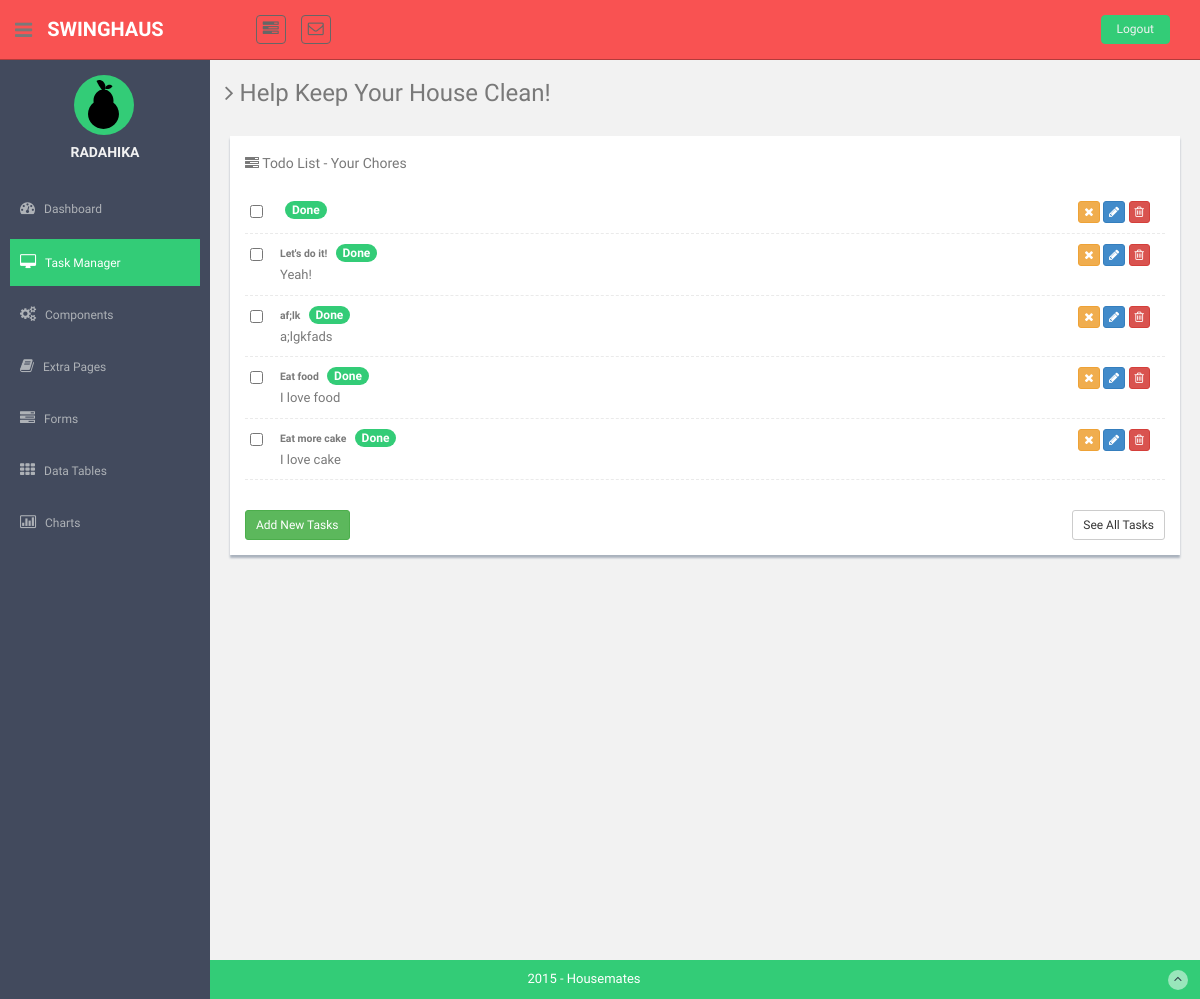
The app's page /chores (signed in), older data.
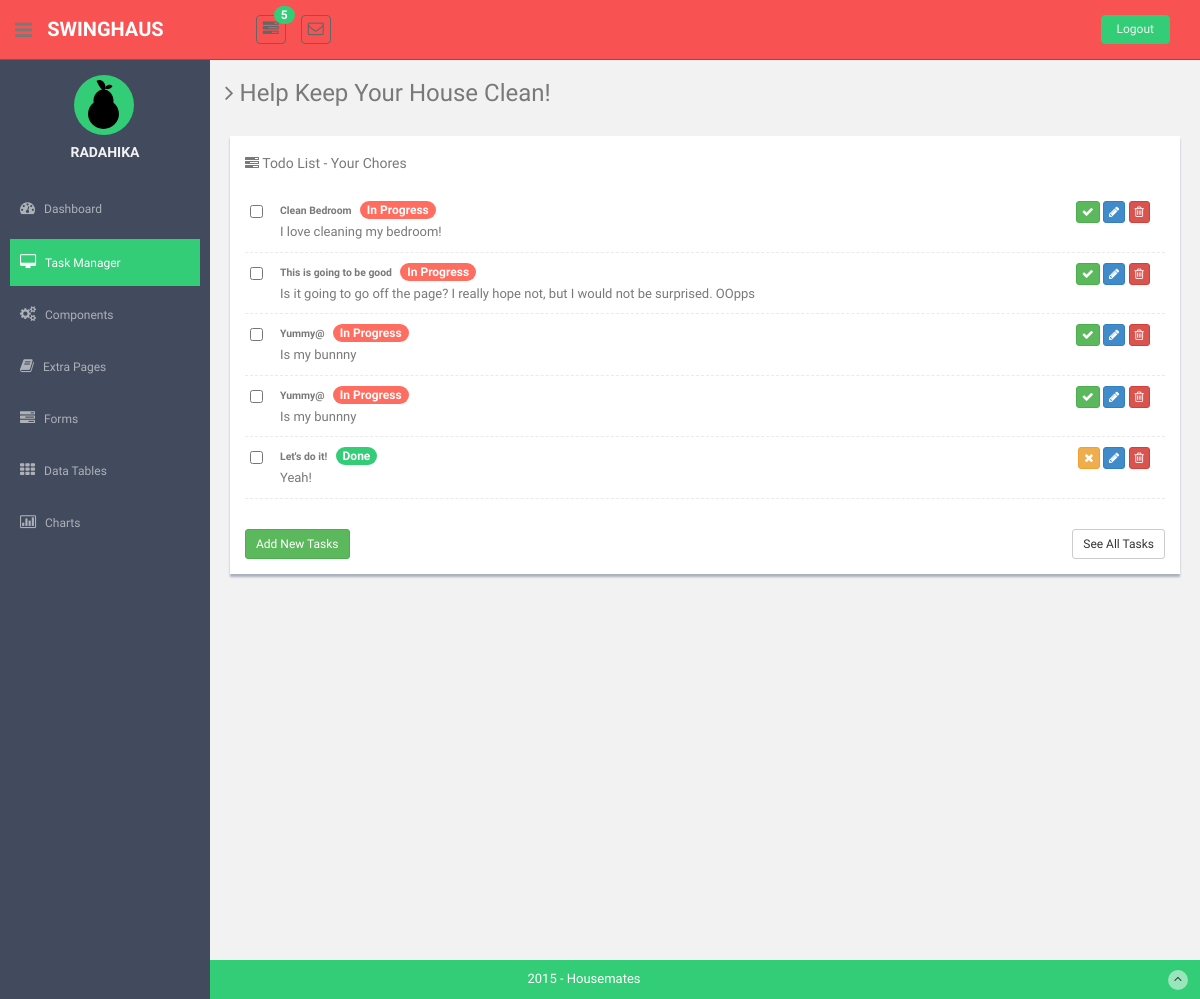
The same page, newer data.
### app/models.py (models this page shows, shortened)
class House(db.Model):
    __tablename__ = 'house'
    id = db.Column(db.Integer, primary_key=True)
    housename = db.Column(db.String(64), index=True, unique=True)
    password_hash = db.Column(db.String(128))
    users = db.relationship('User', backref='home', lazy='dynamic')
    chores = db.relationship('Chore', backref='home', lazy='dynamic')
    events = db.relationship('Event', backref='home', lazy='dynamic')
    messages = db.relationship('Message', backref='home', lazy='dynamic')

class User(db.Model):
    __tablename__ = 'user'
    id = db.Column(db.Integer, primary_key=True)
    username  = db.Column(db.String(64), index=True, unique=True)
    password_hash = db.Column(db.String(128))
    token = db.Column(db.String(128))
    email = db.Column(db.String(120), index=True, unique=True)
    phone_number = db.Column(db.String(10))
    house_id = db.Column(db.Integer, db.ForeignKey('house.id'))
    chores = db.relationship('Chore', backref='author', lazy='dynamic')
    messages = db.relationship('Message', backref='Message.sender_id', primaryjoin='User.id==Message.receiver_id', lazy='dynamic')
    def get_housename(self):
        return str(self.home.housename)
    def uncompleted_chore_count(self):
        chores = self.chores.all()
        count = 0
        for chore in chores:
            if not chore.status:
                count += 1
        return count
    def sorted_chores(self):
        return self.chores.order_by(Chore.timestamp.desc())
    def chore_size(self, chore):
        return len(chore.description)
    def unread_messages(self):
        unread = 0
        for m in self.messages:
            if not m.read:
                unread += 1
        return unread

class Chore(db.Model):
    __tablename__ = 'chore'
    id = db.Column(db.Integer, primary_key = True)
    title = db.Column(db.String(64))
    description = db.Column(db.String(140))
    status = db.Column(db.Boolean, default=False) #Initalize all chores as incompleted
    timestamp = db.Column(db.DateTime)
    house_id = db.Column(db.Integer, db.ForeignKey('house.id'))
    user_id = db.Column(db.Integer, db.ForeignKey('user.id'))
    def get_status(self):
        if self.status:
            return 'Done'
        return 'In Progress'

### app/views.py (the view)
@app.route('/chores', methods=['GET', 'POST'])
@app.route('/chores/<int:page>', methods=['GET', 'POST'])
@login_required
def chores(page=1):
    user = g.user
    messages = user.messages.paginate(page, MESSAGES_PER_PAGE, False)
    chores = user.sorted_chores().paginate(page, CHORES_PER_PAGE, False)
    return render_template('chores.html',
                            title='Chores',
                            user=user,
                            messages=messages,
                            chores=chores)

### app/views.py (called while the page is built)
@lm.user_loader
def load_user(id):
    return User.query.get(int(id))

@app.before_request
def before_request():
    g.user = current_user

### app/templates/chores.html (shortened to what this page needs)
        {% extends "base.html" %}
        {% block content %}
        <h3><i class="fa fa-angle-right"></i> Help Keep Your House Clean!</h3>
              <div class="row mt">
                  <div class="col-md-12">
                      <section class="task-panel tasks-widget">
	                	<div class="panel-heading">
	                        <div class="pull-left"><h5><i class="fa fa-tasks"></i> Todo List - Your Chores</h5></div>
	                        <br>
	                 	</div>
                          <div class="panel-body">
                              <div class="task-content">
                                  <ul class="task-list">
                                    {% for chore in chores.items %}
                                    <li data-choreid="{{ chore.id }}">
                                          <div class="task-checkbox">
                                              <input type="checkbox" class="list-child" value=""  />
                                          </div>
                                          <div class="task-title">
                                            <span class="task-title-sp"><b>{{ chore.title }}</b></span>
                                            {% if chore.get_status() == "Done" %}
                                                <span class="badge bg-theme" id="{{ chore.id }}" >{{ chore.get_status() }}</span>
                                                <div class="pull-right hidden-phone">
                                                  <button class="btn btn-warning btn-xs check" data-choreid="{{ chore.id }}" id="check{{ chore.id }}"><i id="fa{{ chore.id }}" class="fa fa-times"></i></button>
                                            {% else %}
                                                <span class="badge bg-important" id="{{ chore.id }}" >{{ chore.get_status() }}</span>
                                                <div class="pull-right hidden-phone">
                                                  <button class="btn btn-success btn-xs check" data-choreid="{{ chore.id }}" id="check{{ chore.id }}"><i id="fa{{ chore.id }}" class="fa fa-check"></i></button>
                                            {% endif %}
                                                  <button class="btn btn-primary btn-xs edit" data-choreid="{{ chore.id }}"><i class="fa fa-pencil"></i></button>
                                                  <button class="btn btn-danger btn-xs delete" data-choreid="{{ chore.id }}"><i class="fa fa-trash-o "></i></button>
                                              </div>
                                          </div>
                                          <div class="task-description">
                                            <span class="task-desciption-sp">{{ chore.description }}</span>
                                          </div>
                                      </li>
                                      {% endfor %}
                                    </ul>
                              </div>
                              <div class=" add-task-row">
                                  <a data-bind="click: beginAdd" class="btn btn-success btn-sm pull-left" href="#" data-toggle="modal" data-target="#basicModal">Add New Tasks</a>
                                  <a class="btn btn-default btn-sm pull-right" href="todo_list.html#">See All Tasks</a>
                              </div>
                          </div>
                      </section>
                  </div>
                </div>
{% endblock %}

### app/templates/base.html (shortened to what this page needs)
<!DOCTYPE html>
<html lang="en">
  <head>
    <link href="{{ url_for('static', filename='assets/css/bootstrap.css') }}" rel="stylesheet">
    <link href="{{ url_for('static', filename='assets/font-awesome/css/font-awesome.css') }}" rel="stylesheet" />
    <link href="{{ url_for('static', filename='assets/css/style.css') }}" rel="stylesheet">
    <link href="{{ url_for('static', filename='assets/css/style-responsive.css') }}" rel="stylesheet">
    <link href="{{ url_for('static', filename='css/home_style.css') }}" rel="stylesheet">
    <link rel="stylesheet" href="{{ url_for('static', filename='assets/css/to-do.css') }}">
    <link rel="stylesheet" type="text/css" href="{{ url_for('static', filename='assets/css/zabuto_calendar.css') }}">
    <link rel="stylesheet" type="text/css" href="{{ url_for('static', filename='assets/js/gritter/css/jquery.gritter.css') }}" />
    <link rel="stylesheet" type="text/css" href="{{ url_for('static', filename='assets/lineicons/style.css') }}">
  </head>
  <body>
  <section id="container" >
      <header class="header black-bg">
              <div class="sidebar-toggle-box">
                  <div class="fa fa-bars tooltips" data-placement="right" data-original-title="Toggle Navigation"></div>
              </div>
            <a href="{{ url_for('index') }}" class="logo"><b>{{ user.get_housename() }}</b></a>
            <div class="nav notify-row" id="top_menu">
                <ul class="nav top-menu">
                    <li class="dropdown">
                        <a data-toggle="dropdown" class="dropdown-toggle" href="#">
                            <i class="fa fa-tasks"></i>
                            {% if user.uncompleted_chore_count() > 0 %}
                            <span class="badge bg-theme" id="inbox_count">
                              {{ user.uncompleted_chore_count() }}
                            </span>
                            {% endif %}
                        </a>
                    </li>
                    <li id="header_inbox_bar" class="dropdown">
                        <a data-toggle="dropdown" class="dropdown-toggle" href="#">
                            <i class="fa fa-envelope-o" id="badge"></i>
                        </a>
                    </li>
                </ul>
            </div>
            <div class="top-menu">
            	<ul class="nav pull-right top-menu">
                <li><a class="logout" href="{{ url_for('logout') }}">Logout</a></li>
            	</ul>
            </div>
        </header>
      <aside>
          <div id="sidebar"  class="nav-collapse ">
              <ul class="sidebar-menu" id="nav-accordion">
                <p class="centered"><a class='user'href="{{ url_for('user', username=g.user.username) }}"><img src="{{ url_for('static', filename='images/pear.svg') }}" alt="profile"></a></p>
              	  <h5 class="centered">{{ user.username.upper() }}</h5>
                  <li class="mt">
                  <a href="{{ url_for('index') }}">
                          <i class="fa fa-dashboard"></i>
                          <span>Dashboard</span>
                      </a>
                  </li>
                  <li class="sub-menu">
                      <a class="active" href="javascript:;" >
                          <i class="fa fa-desktop"></i>
                          <span>Task Manager</span>
                      </a>
                  </li>
                  <li class="sub-menu">
                      <a href="javascript:;" >
                          <i class="fa fa-cogs"></i>
                          <span>Components</span>
                      </a>
                  </li>
                  <li class="sub-menu">
                      <a href="javascript:;" >
                          <i class="fa fa-book"></i>
                          <span>Extra Pages</span>
                      </a>
                  </li>
                  <li class="sub-menu">
                      <a href="javascript:;" >
                          <i class="fa fa-tasks"></i>
                          <span>Forms</span>
                      </a>
                  </li>
                  <li class="sub-menu">
                      <a href="javascript:;" >
                          <i class="fa fa-th"></i>
                          <span>Data Tables</span>
                      </a>
                  </li>
                  <li class="sub-menu">
                      <a href="javascript:;" >
                          <i class=" fa fa-bar-chart-o"></i>
                          <span>Charts</span>
                      </a>
                  </li>
              </ul>
          </div>
      </aside>
      <section id="main-content">
          <section class="wrapper site-min-height">
            {% block content %}
            {% endblock %}
      </section><! --/wrapper -->
      </section>
      <footer class="site-footer">
          <div class="text-center">
              2015 - Housemates
              <a href="#" class="go-top">
                  <i class="fa fa-angle-up"></i>
              </a>
          </div>
      </footer>
  </section>
  </body>
</html>

### app/static/assets/css/style.css (style rules this page uses)
body { color: #797979; background: #f2f2f2; font-family: 'Ruda', sans-serif; padding: 0px !important; margin: 0px !important; font-size:13px; }
ul li { list-style: none; }
a, a:hover, a:focus { text-decoration: none; outline: none; }
#container { width: 100%; height: 100%; }
.bg-theme { background-color: #33cc77; }
.centered { text-align: center; }
.mt { margin-top: 25px; }
ul.top-menu > li > .logout { color: #f2f2f2; font-size: 12px; border-radius: 4px; -webkit-border-radius: 4px; border: 1px solid #33cc77 !important; padding: 5px 15px; margin-right: 15px; background: #33cc77; margin-top: 15px; }
#sidebar { width: 210px; height: 100%; position: fixed; background: #424a5d; }
#sidebar h5 { color: #f2f2f2; font-weight: 700; }
#sidebar ul li { position: relative; }
ul.sidebar-menu , ul.sidebar-menu li ul.sub { margin: -2px 0 0; padding: 0; }
ul.sidebar-menu { margin-top: 75px; }
ul.sidebar-menu li { margin-bottom: 5px; margin-left:10px; margin-right:10px; }
ul.sidebar-menu li.sub-menu { line-height: 15px; }
ul.sidebar-menu li a span { display: inline-block; }
ul.sidebar-menu li a { color: #aeb2b7; text-decoration: none; display: block; padding: 15px 0 15px 10px; font-size: 12px; outline: none; -webkit-transition: all 0.3s ease; -moz-transition: all 0.3s ease; -o-transition: all 0.3s ease; -ms-transition: all 0.3s ease; transition: all 0.3s ease; }
ul.sidebar-menu li a.active, ul.sidebar-menu li a:hover, ul.sidebar-menu li a:focus { background: #33cc77; color: #fff; display: block; -webkit-transition: all 0.3s ease; -moz-transition: all 0.3s ease; -o-transition: all 0.3s ease; -ms-transition: all 0.3s ease; transition: all 0.3s ease; }
ul.sidebar-menu li a i { font-size: 15px; padding-right: 6px; }
ul.sidebar-menu li a.active i { color: #fff; }
#main-content { margin-left: 210px; }
.header, .footer { min-height: 60px; padding: 0 15px; }
.header { position: fixed; left: 0; right: 0; z-index: 1002; }
.black-bg { background: #f95252; border-bottom: 1px solid #B23B3B; }
.wrapper { display: inline-block; margin-top: 60px; padding-left: 15px; padding-right: 15px; padding-bottom: 15px; padding-top: 0px; width: 100%; }
a.logo { font-size: 20px; color: #ffffff; float: left; margin-top: 15px; text-transform: uppercase; font-spacing: 1px; }
a.logo b { font-weight: 900; }
#top_menu .nav > li, ul.top-menu > li { float: left; }
.notify-row { float: left; margin-top: 15px; margin-left: 92px; }
ul.top-menu > li > a { color: #666666; font-size: 16px; border-radius: 4px; -webkit-border-radius: 4px; border:1px solid #666666 !important; padding: 2px 6px; margin-right: 15px; }
.notify-row .badge { position: absolute; right: -10px; top: -10px; z-index: 100; }
.sidebar-toggle-box { float: left; padding-right: 15px; margin-top: 20px; }
.sidebar-toggle-box .fa-bars { cursor: pointer; display: inline-block; font-size: 20px; }
.badge.bg-important { background: #ff6c60; }
.site-footer { background: #33cc77; color: #fff; padding: 10px 0; }
.go-top { margin-right: 1%; float: right; background: rgba(255,255,255,.5); width: 20px; height: 20px; border-radius: 50%; -webkit-border-radius: 50%; }
.go-top i { color: #2A3542; }
.site-min-height { min-height: 900px; }

### app/static/css/home_style.css (style rules this page uses)
a.user { width: 60px; height: 60px; background-color: #33cc77; background-size: cover; display: block; border-radius: 60px; -webkit-border-radius: 60px; -moz-border-radius: 60px; -webkit-transition: background-color 2s, opacity 2s; margin-left: 35%; padding-top: 5px; }
.tasks-widget .task-list li .task-title .task-title-sp { font-size: .8em; }

### app/static/assets/css/to-do.css (style rules this page uses)
.task-content { margin-bottom: 30px; }
.task-panel { background: #fff; text-align: left; box-shadow: 0px 3px 2px #aab2bd; margin: 5px; }
.tasks-widget .task-content:after { clear: both; }
.tasks-widget .task-list { padding:0; margin:0; }
.tasks-widget .task-list > li { position:relative; padding:10px 5px; border-bottom:1px dashed #eaeaea; }
.tasks-widget .task-list li > .task-checkbox { float:left; width:30px; }
.tasks-widget .task-list li > .task-title { overflow:hidden; margin-right:10px; }
.tasks-widget .task-list li .task-title .task-title-sp { margin-right:5px; }

Row changes from the older to the newer data that the page shows:
no longer on one of the page's lists (row edited): Chore: title "af;lk", get_status "Done", description "a;lgkfads"
removed Chore: get_status "Done"
removed Chore: title "Eat food", get_status "Done", description "I love food"
removed Chore: title "Eat more cake", get_status "Done", description "I love cake"
changed Chore (number 1 of 6 on the later page): status True → False (drawn); uncompleted_chore_count (not shown) → "5"
added Chore: title "Clean Bedroom", get_status "In Progress", description "I love cleaning my bedroom!"
added Chore: title "This is going to be good", get_status "In Progress", description "Is it going to go off the page? I really hope not, but I would not be surprised. OOpps"
added Chore: title "Yummy@", get_status "In Progress", description "Is my bunnny"
added Chore: title "Yummy@", get_status "In Progress", description "Is my bunnny"
